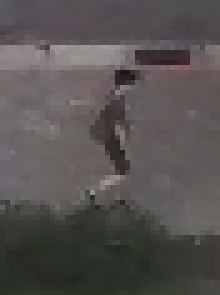
#> input picture images/id_001.png, 44 x 59 px (shown 5 times larger)
$ jupyter execute SFIT_test.ipynb   (shell and % lines are left out)
#> lines starting #> are read from the running program, lines starting #| are printed output that depends on the picture
[cell 1]
import cv2
import matplotlib.pyplot as plt

[cell 2]
cv2.__version__

[cell 3]
# read images ,you can compare any image in the images foloder
img1 = cv2.imread('images/id_001.png')
#> img1 is the input picture: shape (59, 44, 3); mean B, G, R 80.8, 82, 86
img2 = cv2.imread('images/id_001_1.png')
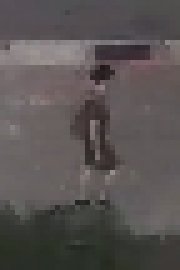
#> input picture images/id_001_1.png, 36 x 54 px (shown 5 times larger)
#> img2 is the input picture: shape (54, 36, 3); mean B, G, R 83, 83.4, 88.8
img1 = cv2.pyrUp(img1)
#> img1: shape (118, 88, 3)
img2 = cv2.pyrUp(img2)
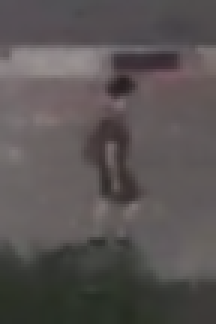
#> img2: shape (108, 72, 3) (shown 3 times larger); mean B, G, R 82.8, 83.3, 88.6

#img1 = cv2.resize(img1, (img1.shape[0]*5, img1.shape[1]*5))
#img2 = cv2.resize(img2, (img2.shape[0]*5, img2.shape[1]*5))

img1 = cv2.cvtColor(img1, cv2.COLOR_BGR2GRAY)
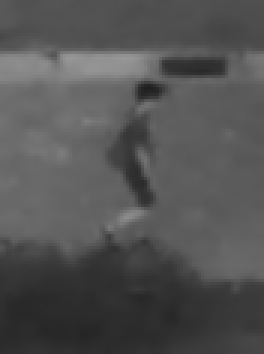
#> img1: shape (118, 88) (shown 3 times larger); min 31, max 152, mean 83
img2 = cv2.cvtColor(img2, cv2.COLOR_BGR2GRAY)
#> img2: shape (108, 72)

figure, ax = plt.subplots(1, 2, figsize=(16, 8))

ax[0].imshow(img1, cmap='gray')
ax[1].imshow(img2, cmap='gray')
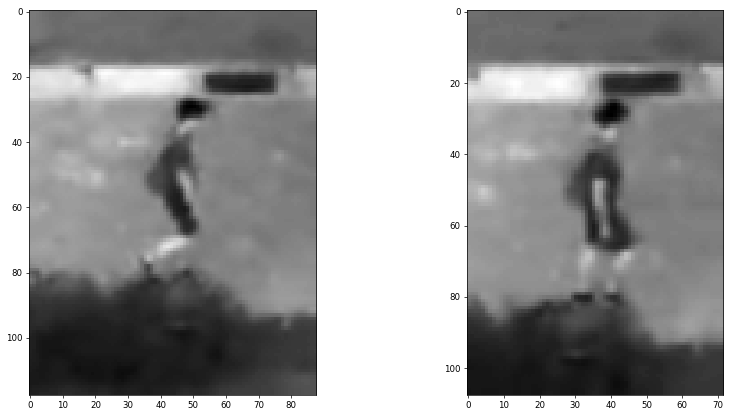
#> figure drawn by matplotlib, 2 panels

[cell 4]
sift = cv2.xfeatures2d.SIFT_create()

keypoints_1, descriptors_1 = sift.detectAndCompute(img1,None)
#> keypoints_1 = 16 keypoints; strongest (x, y, size): (49, 30, 4.7), (43, 21, 8.3), (57, 22, 4.3), (47, 63, 5.9)
keypoints_2, descriptors_2 = sift.detectAndCompute(img2,None)
#> keypoints_2 = 17 keypoints; strongest (x, y, size): (40, 29, 4.8), (28, 21, 9.1), (37, 49, 2.7), (55, 20, 4.6)

len(keypoints_1), len(keypoints_2)
#> Out = (16, 17)

[cell 5]
#feature matching
bf = cv2.BFMatcher(cv2.NORM_L1, crossCheck=True)

matches = bf.match(descriptors_1,descriptors_2)
#> matches = 10 matches
matches = sorted(matches, key = lambda x:x.distance)

img3 = cv2.drawMatches(img1, keypoints_1, img2, keypoints_2, matches[:50], img2, flags=2)
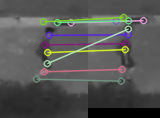
#> img3: shape (118, 160, 3); mean of channels 0, 1, 2 83.5, 84.9, 84.7; drawn as B, G, R
plt.figure(figsize = (10,10))
plt.imshow(img3)
plt.show()
